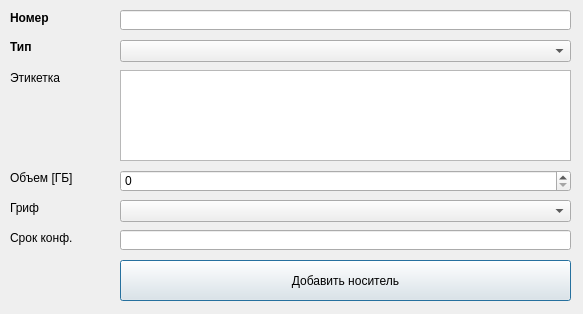
<?xml version="1.0" encoding="UTF-8"?>
<ui version="4.0">
 <class>AddDriveDialog</class>
 <widget class="QDialog" name="AddDriveDialog">
  <property name="geometry">
   <rect>
    <x>0</x>
    <y>0</y>
    <width>583</width>
    <height>314</height>
   </rect>
  </property>
  <property name="windowTitle">
   <string>Добавить физ.носитель</string>
  </property>
  <widget class="QLabel" name="driveNumberLabel">
   <property name="geometry">
    <rect>
     <x>10</x>
     <y>10</y>
     <width>101</width>
     <height>16</height>
    </rect>
   </property>
   <property name="font">
    <font>
     <weight>75</weight>
     <bold>true</bold>
    </font>
   </property>
   <property name="text">
    <string>Номер</string>
   </property>
  </widget>
  <widget class="QLineEdit" name="driveNumberLineEdit">
   <property name="geometry">
    <rect>
     <x>120</x>
     <y>10</y>
     <width>451</width>
     <height>20</height>
    </rect>
   </property>
  </widget>
  <widget class="QLabel" name="driveTypeLabel">
   <property name="geometry">
    <rect>
     <x>10</x>
     <y>40</y>
     <width>47</width>
     <height>13</height>
    </rect>
   </property>
   <property name="font">
    <font>
     <weight>75</weight>
     <bold>true</bold>
    </font>
   </property>
   <property name="text">
    <string>Тип</string>
   </property>
  </widget>
  <widget class="QComboBox" name="driveTypeComboBox">
   <property name="geometry">
    <rect>
     <x>120</x>
     <y>40</y>
     <width>451</width>
     <height>22</height>
    </rect>
   </property>
  </widget>
  <widget class="QLabel" name="driveLabelLabel">
   <property name="geometry">
    <rect>
     <x>10</x>
     <y>70</y>
     <width>101</width>
     <height>16</height>
    </rect>
   </property>
   <property name="text">
    <string>Этикетка</string>
   </property>
  </widget>
  <widget class="QTextEdit" name="driveLabelTextEdit">
   <property name="geometry">
    <rect>
     <x>120</x>
     <y>70</y>
     <width>451</width>
     <height>91</height>
    </rect>
   </property>
  </widget>
  <widget class="QLabel" name="driveSizeGbLabel">
   <property name="geometry">
    <rect>
     <x>10</x>
     <y>170</y>
     <width>101</width>
     <height>16</height>
    </rect>
   </property>
   <property name="text">
    <string>Объем [ГБ]</string>
   </property>
  </widget>
  <widget class="QSpinBox" name="driveSizeGbSpinBox">
   <property name="geometry">
    <rect>
     <x>120</x>
     <y>170</y>
     <width>451</width>
     <height>22</height>
    </rect>
   </property>
  </widget>
  <widget class="QComboBox" name="driveConfComboBox">
   <property name="geometry">
    <rect>
     <x>120</x>
     <y>200</y>
     <width>451</width>
     <height>22</height>
    </rect>
   </property>
  </widget>
  <widget class="QLabel" name="driveConfLabel">
   <property name="geometry">
    <rect>
     <x>10</x>
     <y>200</y>
     <width>101</width>
     <height>16</height>
    </rect>
   </property>
   <property name="text">
    <string>Гриф</string>
   </property>
  </widget>
  <widget class="QLineEdit" name="driveConfLimitLineEdit">
   <property name="geometry">
    <rect>
     <x>120</x>
     <y>230</y>
     <width>451</width>
     <height>20</height>
    </rect>
   </property>
  </widget>
  <widget class="QLabel" name="driveConfLimitLabel">
   <property name="geometry">
    <rect>
     <x>10</x>
     <y>230</y>
     <width>101</width>
     <height>16</height>
    </rect>
   </property>
   <property name="text">
    <string>Срок конф.</string>
   </property>
  </widget>
  <widget class="QPushButton" name="insertDriveButton">
   <property name="geometry">
    <rect>
     <x>120</x>
     <y>260</y>
     <width>451</width>
     <height>41</height>
    </rect>
   </property>
   <property name="text">
    <string>Добавить носитель</string>
   </property>
  </widget>
 </widget>
 <resources/>
 <connections/>
</ui>
